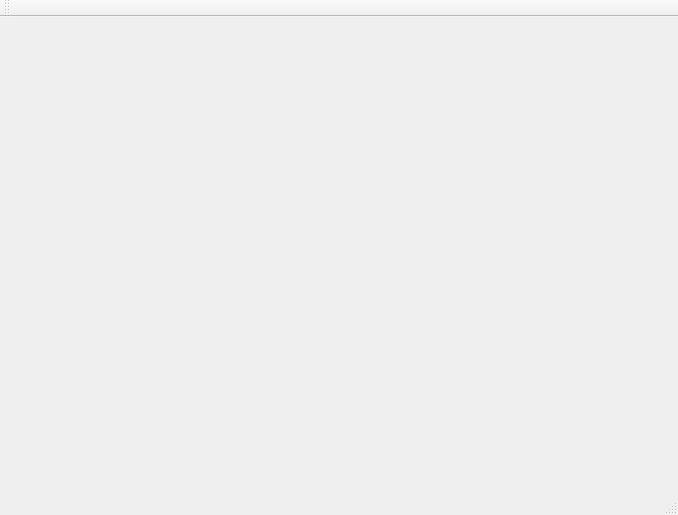
<?xml version="1.0" encoding="UTF-8"?>
<ui version="4.0">
 <class>MainWindow</class>
 <widget class="QMainWindow" name="MainWindow">
  <property name="geometry">
   <rect>
    <x>0</x>
    <y>0</y>
    <width>678</width>
    <height>515</height>
   </rect>
  </property>
  <property name="windowTitle">
   <string>MainWindow</string>
  </property>
  <widget class="QWidget" name="centralWidget"/>
  <widget class="QToolBar" name="mainToolBar">
   <attribute name="toolBarArea">
    <enum>TopToolBarArea</enum>
   </attribute>
   <attribute name="toolBarBreak">
    <bool>false</bool>
   </attribute>
  </widget>
  <widget class="QStatusBar" name="statusBar"/>
 </widget>
 <layoutdefault spacing="6" margin="11"/>
 <resources/>
 <connections/>
</ui>
